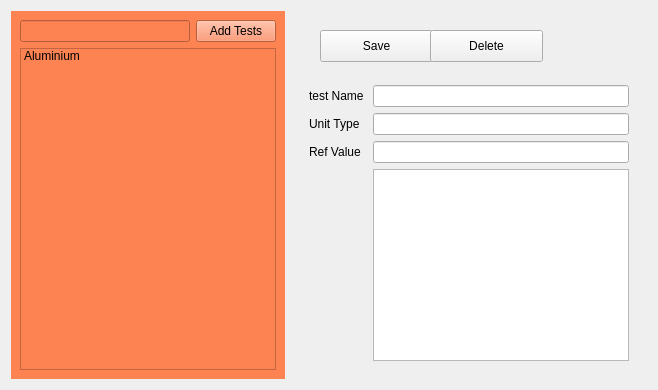
             <widget class="QWidget" name="gcmsTestValuesPage">
              <layout class="QHBoxLayout" name="horizontalLayout_19">
               <item>
                <widget class="QWidget" name="widget_34" native="true">
                 <property name="maximumSize">
                  <size>
                   <width>300</width>
                   <height>16777215</height>
                  </size>
                 </property>
                 <property name="styleSheet">
                  <string notr="true">background-color: rgb(253, 131, 83);</string>
                 </property>
                 <layout class="QGridLayout" name="gridLayout_7">
                  <item row="0" column="0">
                   <widget class="QLineEdit" name="elementInput_2"/>
                  </item>
                  <item row="0" column="1">
                   <widget class="QPushButton" name="addElementBtn_2">
                    <property name="text">
                     <string>Add Tests</string>
                    </property>
                   </widget>
                  </item>
                  <item row="1" column="0" colspan="2">
                   <widget class="QListWidget" name="definedElements_2">
                    <item>
                     <property name="text">
                      <string>Aluminium</string>
                     </property>
                    </item>
                   </widget>
                  </item>
                 </layout>
                </widget>
               </item>
               <item>
                <widget class="QWidget" name="widget_35" native="true">
                 <layout class="QVBoxLayout" name="verticalLayout_22">
                  <item>
                   <widget class="QWidget" name="widget_36" native="true">
                    <property name="minimumSize">
                     <size>
                      <width>0</width>
                      <height>50</height>
                     </size>
                    </property>
                    <widget class="QPushButton" name="pushButton_4">
                     <property name="geometry">
                      <rect>
                       <x>20</x>
                       <y>10</y>
                       <width>113</width>
                       <height>32</height>
                      </rect>
                     </property>
                     <property name="text">
                      <string>Save</string>
                     </property>
                    </widget>
                    <widget class="QPushButton" name="pushButton_5">
                     <property name="geometry">
                      <rect>
                       <x>130</x>
                       <y>10</y>
                       <width>113</width>
                       <height>32</height>
                      </rect>
                     </property>
                     <property name="text">
                      <string>Delete</string>
                     </property>
                    </widget>
                   </widget>
                  </item>
                  <item>
                   <widget class="QWidget" name="widget_37" native="true">
                    <layout class="QFormLayout" name="formLayout_18">
                     <item row="0" column="0">
                      <widget class="QLabel" name="label_57">
                       <property name="text">
                        <string>test Name </string>
                       </property>
                      </widget>
                     </item>
                     <item row="1" column="0">
                      <widget class="QLabel" name="label_60">
                       <property name="text">
                        <string>Unit Type </string>
                       </property>
                      </widget>
                     </item>
                     <item row="2" column="0">
                      <widget class="QLabel" name="label_61">
                       <property name="text">
                        <string>Ref Value</string>
                       </property>
                      </widget>
                     </item>
                     <item row="3" column="1">
                      <widget class="QTextEdit" name="textEdit"/>
                     </item>
                     <item row="0" column="1">
                      <widget class="QLineEdit" name="lineEdit_4"/>
                     </item>
                     <item row="1" column="1">
                      <widget class="QLineEdit" name="lineEdit_5"/>
                     </item>
                     <item row="2" column="1">
                      <widget class="QLineEdit" name="lineEdit_6"/>
                     </item>
                    </layout>
                   </widget>
                  </item>
                 </layout>
                </widget>
               </item>
              </layout>
             </widget>
